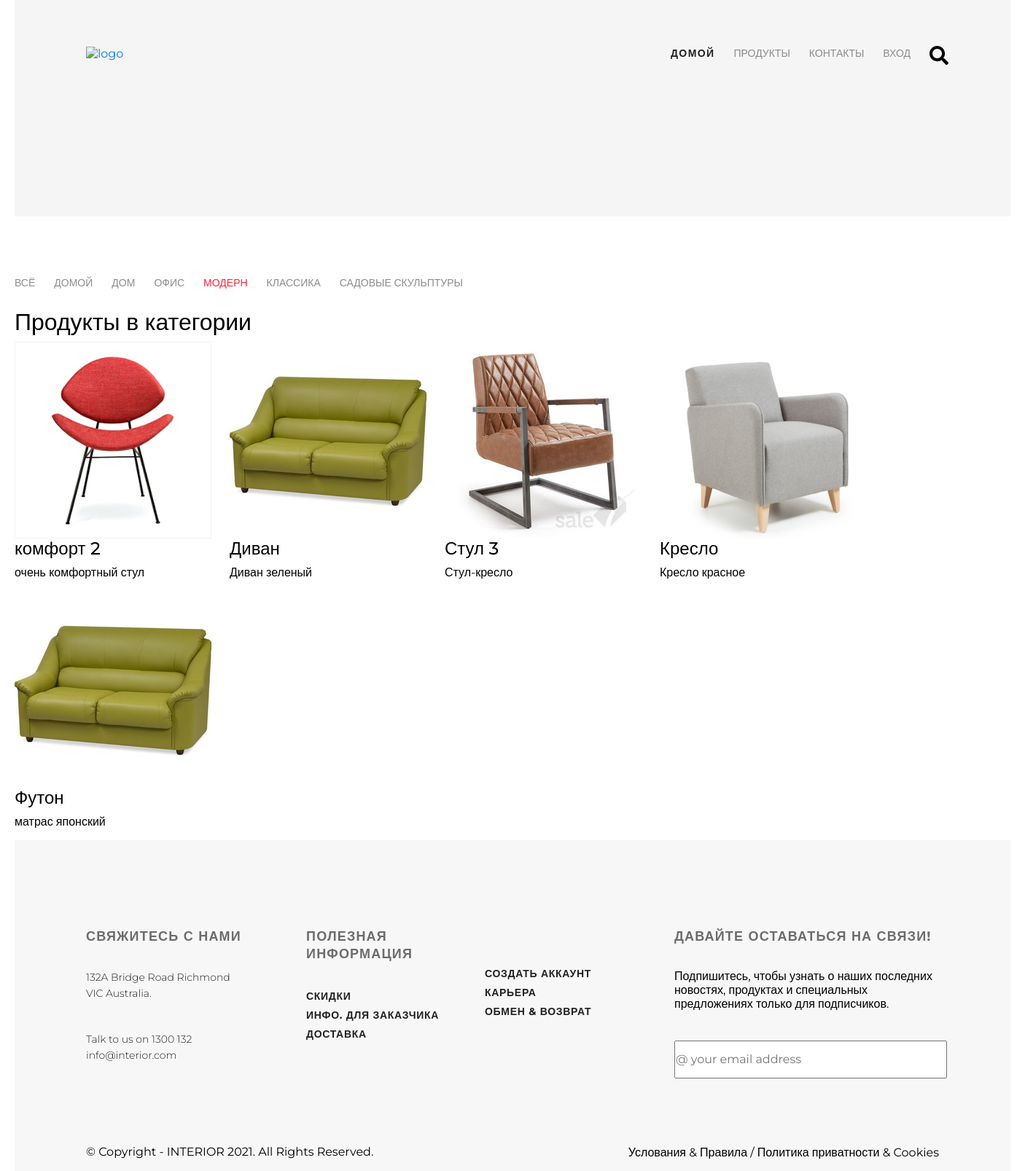
The page /category/3 on the database its author committed.
### firstapp/models.py (models this page shows, shortened)
class ProductCategory(models.Model):
    name = models.CharField('Имя категории', max_length=64)
    description = models.TextField('Описание категорий', blank=True)
    is_active = models.BooleanField(default=True)

class Product(models.Model):
    category = models.ForeignKey(ProductCategory,
                                 verbose_name='Категория продукта',
                                 on_delete=models.CASCADE)
    name = models.CharField(verbose_name='Имя продукта', max_length=128)
    image = models.ImageField(upload_to='products_images', blank=True)
    short_desc = models.CharField('Краткое описание продукта', max_length=64, blank=True)
    description = models.TextField('Описание продукта', blank=True)
    price = models.DecimalField('Цена продукта', max_digits=8, decimal_places=2, null=True)
    quantity = models.PositiveIntegerField('Количество на складе', default=0)
    is_active = models.BooleanField(default=True)

### firstapp/views.py (the view)
# urls.py: re_path('category/(?P<pk>\d+)', firstapp.category, name='category'),
def category(request, pk):
    categories = ProductCategory.objects.all()
    if pk == '0':
        category = {'pk': 0, 'name': 'Все'}
        products = Product.objects.all()
    else:
        category = get_object_or_404(ProductCategory, pk=pk)
        products = category.product_set.all()
    context = {
        'categories': categories,
        'products': products,
    }
    return render(request, 'firstapp/categories_products.html', context)

### basketapp/context_processors.py (called while the page is built)
def basket(request):
    if request.user.is_authenticated:
        basket = request.user.basket.all()
    else:
        basket = []
    return {
        'basket': basket,
    }

### firstapp/templates/firstapp/categories_products.html (shortened to what this page needs)
{% extends 'firstapp/base.html' %}
{% block conteiner %}
<div class="container">
    <div class="prod-header padding-site menu-container">
        <div class="header clearfix ">
                <div class="hero-white">
        {% include 'firstapp/includes/inc__main_menu.html' %}
    </div>
            <a href=""><img src="/static/img/logo.svg" alt="logo"></a>
                   </div>
    </div>
    <div class="details">
        {% include 'firstapp/includes/inc__category_menu.html' %}
        <div class="related featured-main">
            <div class="title clearfix">
                <h2>Продукты в категории {{ categories.name }}</h2>
            </div>
            <div class="related-products clearfix featured-prod">
                {% for product in products %}
                    <div class="featured-prod">
                        <div class="featured-back">
                            <div class="featured-back-circle">
                            </div>
                            <div class="featured-text">
                                <h2 class="featured-h2">{{ product.name }}</h2>
                                <p class="featured-content">Seat and back with upholstery made of cold cure foam</p>
                            </div>
                        </div>
                        <div class="featured-front">
                            <a href="{% url 'basket:add' product.pk %}">
                            <img src="/media/{{ product.image }}" alt=""></a>
                        </div>
                            <div class="text clearfix">
                                <h4>{{ product.name }}</h4>
                                <p>{{ product.short_desc }}</p>
                            </div>
                    </div>
                {% endfor %}
            </div>
        </div>
    </div>
</div>
{% endblock %}

### firstapp/templates/firstapp/includes/inc__category_menu.html
<ul class="prod-range-menu clearfix">
    <li class="product-list product-link-active"><a href="{% url 'main:category' 0 %}">ВСЁ</a>
    <li class="product-list"><a href="#">ДОМОЙ</a>
        {% for category in categories %}
            <li class="product-list"><a href="{% url 'main:category' category.pk %}"
                                        class="{% if request.resolver_match.kwargs.pk|add:0 == category.pk %}prod-range-menu-active{% endif %}">{{ category.name }}</a>
        {% endfor %}
</ul>

### static/css/style.css (style rules this page uses)
* { margin: 0; padding: 0; }
body { font-family: 'Montserrat', sans-serif; background-color: #fff; }
.clearfix:after { content: ""; display: table; clear: both; }
.container { width: 1366px; margin: 0 auto; }
.header { padding-top: 63px; }
.padding-site { padding-left: 98px; padding-right: 98px; }
.prod-header { height: 150px; }
.featured-main { margin-top: 10px; width: 1300px; }
.featured-back { width: 270px; height: 270px; position: absolute; z-index: 0; }
.featured-back-circle { position: relative; padding-top: 62px; padding-left: 111px; }
.featured-text { position: relative; padding-top: 19px; padding-left: 32px; width: 206px; text-align: center; }
.featured-content { text-align: center; padding-top: 23px; }
.featured-front { position: relative; }
.featured-prod { float: left; margin-right: 25px; }
.menu-container { height: 297px; background-color: #f5f5f5; }
.prod-range-menu.clearfix { list-style-type: none; margin-left: -13px; }
.prod-range-menu .product-list { margin-top: 71px; list-style-type: none; float: left; padding: 10px 13px; }
.prod-range-menu-active { text-decoration: none; color: #ff253a !important; font-size: 14px; font-weight: 400; text-transform: uppercase; }
.prod-range-menu a { text-decoration: none; color: #8c8c8c; font-size: 14px; font-weight: 300; text-transform: uppercase; }
.featured-h2 { font-size: 1.5rem; }

### rows shown on the page
ProductCategory: name "ДОМ"
ProductCategory: name "ОФИС"
ProductCategory: name "МОДЕРН"
ProductCategory: name "КЛАССИКА"
ProductCategory: name "САДОВЫЕ СКУЛЬПТУРЫ"
Product: image (picture), name "комфорт 2", short_desc "очень комфортный стул"
Product: image (picture), name "Диван", short_desc "Диван зеленый"
Product: image (picture), name "Стул 3", short_desc "Стул-кресло"
Product: image (picture), name "Кресло", short_desc "Кресло красное"
Product: image (picture), name "Футон", short_desc "матрас японский"
